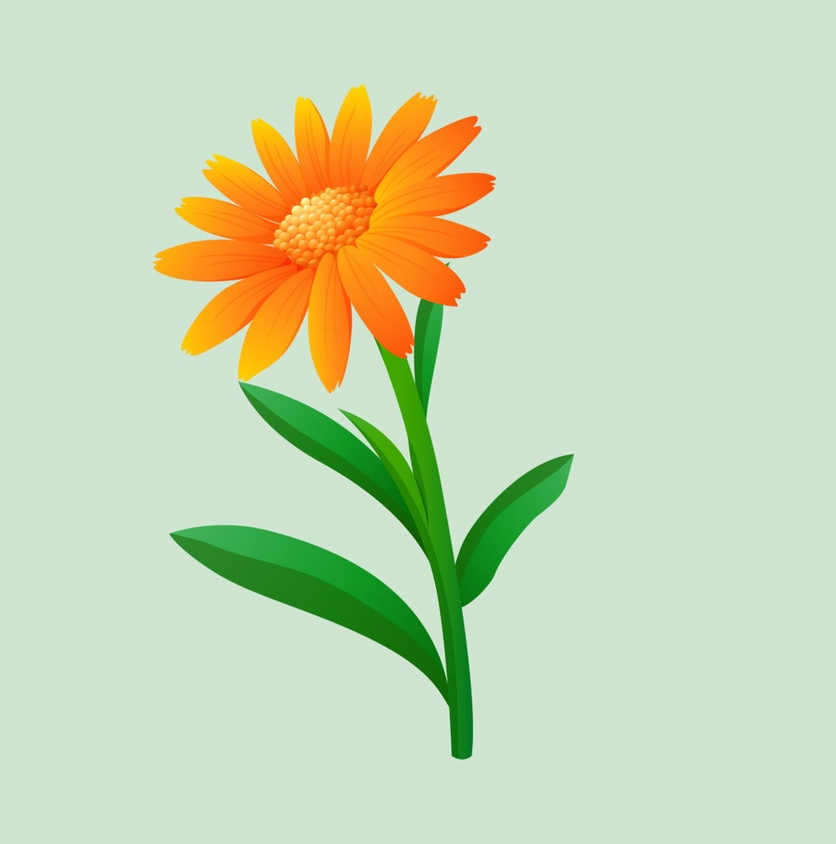
#> input picture floramarilla.jpg, 836 x 844 px, shrunk from 1039 x 1050 before the run
$ python e17.py
#> lines starting #> are read from the running program, lines starting #| are printed output that depends on the picture
#importar en python una imagen y almacenarla en una matriz. Implementar una funcion para rotar la imagen. preguntar si quiere rotar
#90 grados a la izquierda o a la derecha o 180 grados. Mostrar la imagen original y la rotada
##no usar funciones ya establecidas

from PIL import Image
import matplotlib.pyplot as plt
import numpy as np

usuario=int(input("quiere rotar la imagen 90 grados hacia \n la derecha(1)\n la izquierda(2)\n180 grados?(3) \n"))
#> the answer given: 1

foto = Image.open('floramarilla.jpg').convert("L")
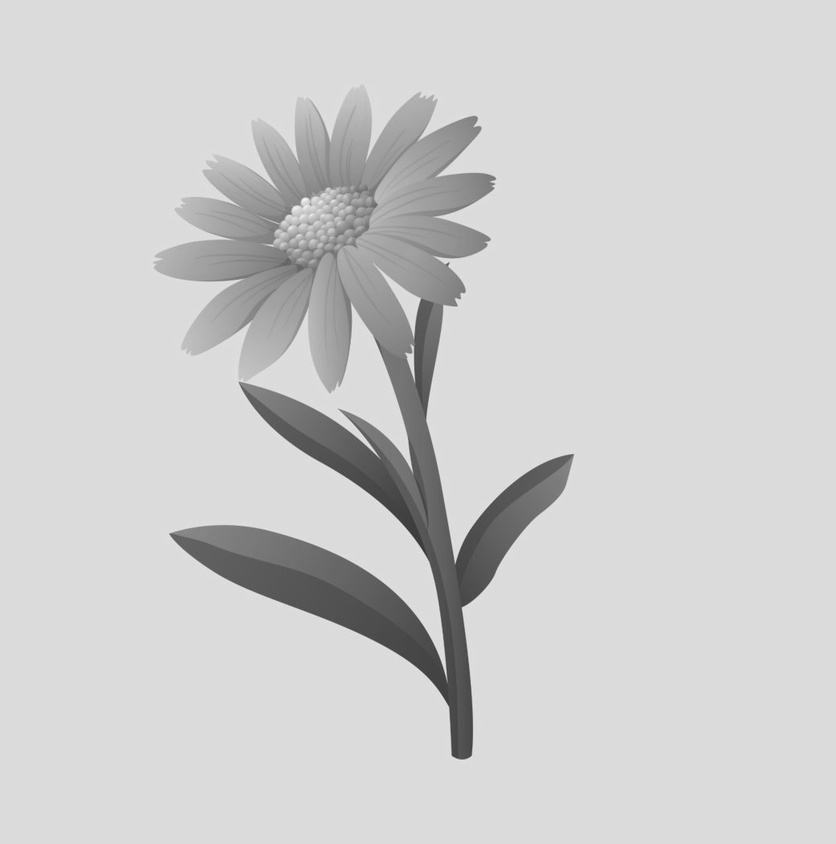
#> foto: PIL image 836x844 L; min 51, max 244, mean 206.5
foto = np.array(foto)
dimen= np.shape(foto)
#> dimen = (844, 836)

fil=dimen[0]
#> fil = 844
colum=dimen[1]
#> colum = 836

def derecha1(image_input):
    fil, colum = image_input.shape
#> fil = 844; colum = 836

    rotada = np.zeros((colum, fil), dtype=image_input.dtype)

    for i in range(fil):
        for j in range(colum):
            rotada[j][fil - 1 - i] = image_input[i][j]
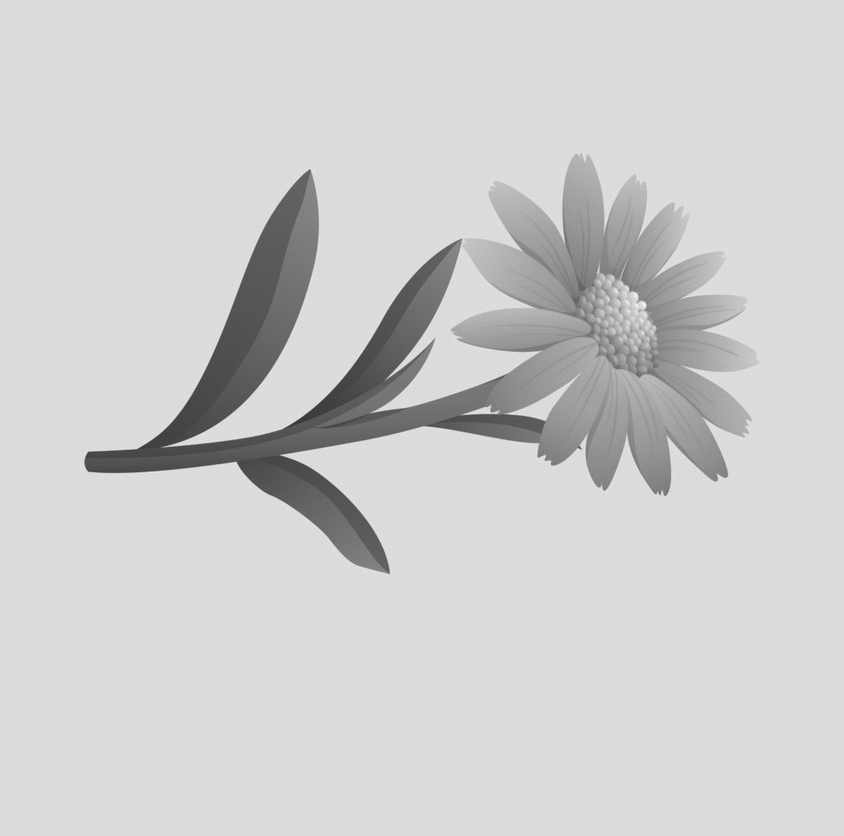
#> rotada: shape (836, 844); min 51, max 244, mean 206.5
    return rotada

def izquierda2(image_input):
    fil, colum = image_input.shape

    rotada = np.zeros((colum, fil), dtype=image_input.dtype)

    for i in range(fil):
        for j in range(colum):
            rotada[colum - 1 - j][i] = image_input[i][j]
    return rotada

def vuelta3(image_input):
    a=derecha1(image_input)
    b=derecha1(a)
    return b


if (usuario==1):
    plt.subplot(1,2,1)
    plt.imshow(foto, cmap="grey")
    plt.title('original')
    plt.subplot(1,2,2)
    plt.title('rotado hacia la derecha')
    plt.imshow(derecha1(foto), cmap='gray')
    plt.show()
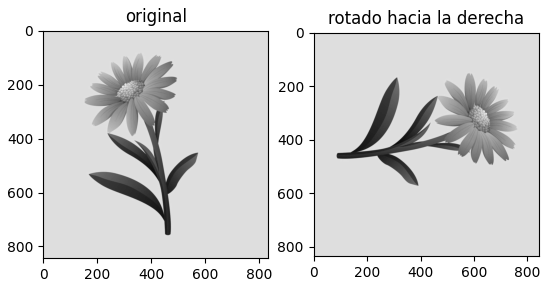
#> figure drawn by matplotlib, 2 panels

elif (usuario==2):
    rizq = izquierda2(foto)
    plt.subplot(1,2,1)
    plt.imshow(foto, cmap="grey")
    plt.title('original')
    plt.subplot(1,2,2)
    plt.title('rotado hacia la izquierda')
    plt.imshow(rizq, cmap='gray')
    plt.show()

else:
    rv = vuelta3(foto)
    plt.subplot(1,2,1)
    plt.imshow(foto, cmap="grey")
    plt.title('original')
    plt.subplot(1,2,2)
    plt.imshow(rv, cmap='gray')
    plt.title('rotado 180 grados')
    plt.show()
